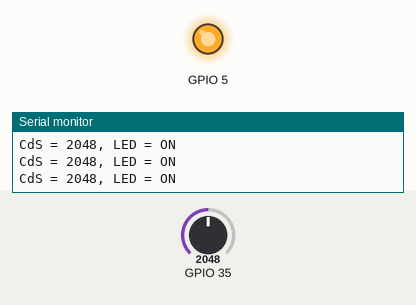
Simulated run of this sketch. Board: ESP32. Parts: output pins drawn as LEDs (lit = HIGH), the last lines printed to the serial monitor. Inputs (shaded band) come from the test bench; at power-on: GPIO 35 = 2048.

Above: at 1.2 s.
1.3 s: GPIO 35 set to 4052
2.8 s: GPIO 35 set to 4095
At 3.9 s:
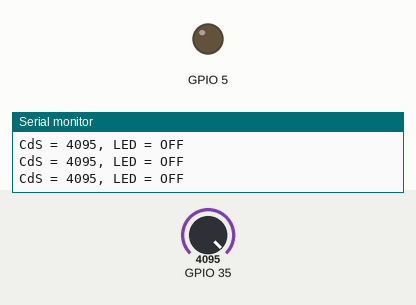
4.3 s: GPIO 35 set to 3603
At 5.2 s:
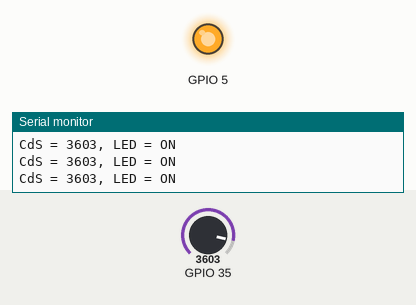
Timing chart, 0 to 7.3 s (numbered marks = the images above; inputs shaded):
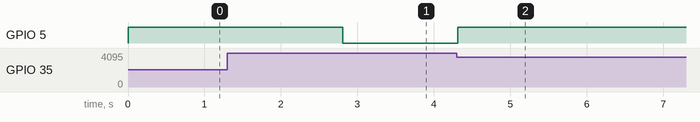

The sketch:

sketch_feb12c.ino
```cpp
void setup() {
  pinMode(35,INPUT);
  pinMode(5,OUTPUT);
  Serial.begin(115200);
}

void loop() {
  int dac;

  dac=analogRead(35);
  Serial.print("CdS = ");
  Serial.print(dac);
  Serial.print(", LED = ");
  if (dac<4095){
    digitalWrite(5,HIGH);
    Serial.println("ON");
  }
  else{
    digitalWrite(5,LOW);
    Serial.println("OFF");
  }
  delay(100);
}
```

Measured:
- the behaviour switches between 4094 and 4095 on GPIO 35 (found by bisection; images 0 and 1)
- after the input at 2.8 s, GPIO 5: HIGH → LOW at once
- after the input at 4.3 s, GPIO 5: LOW → HIGH at once
